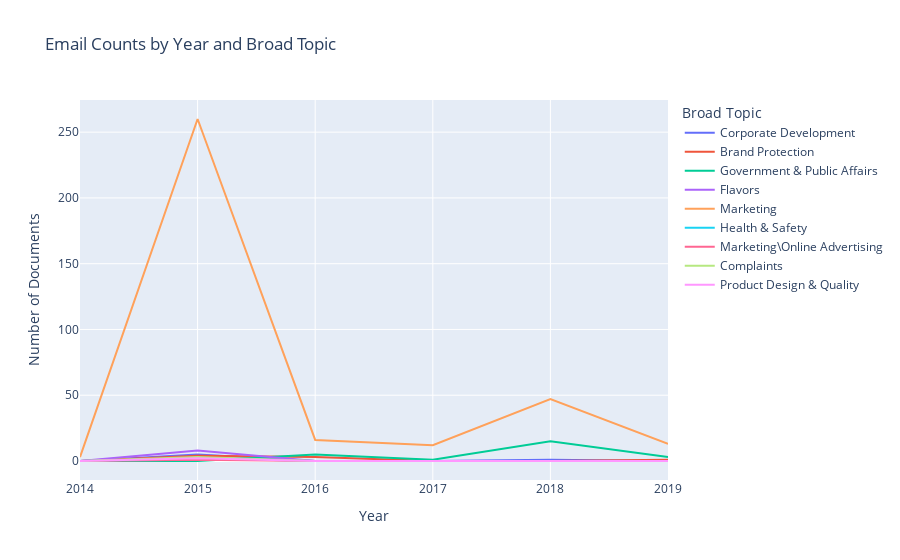

The notebook cell this image was saved under:
### Code cell
fig = go.Figure()

# Add a trace for each topic
for topic in yearly_topic_counts['assigned_topic'].unique():
    topic_data = yearly_topic_counts.filter(pl.col('assigned_topic') == topic)
    fig.add_trace(go.Scatter(x=topic_data['year'].cast(str), y=topic_data['document_count'],
                             mode='lines', name=topic))

# Layout - titles
fig.update_layout(
    title='Email Counts by Year and Broad Topic',
    xaxis_title='Year',
    yaxis_title='Number of Documents',
    legend_title='Broad Topic')

fig.show()

### Figure 1 — Plotly figure (JSON) as saved in the notebook; plotly's stock layout.template omitted (floating-point values rounded to 4 significant figures)
{"data": [{"mode": "lines", "name": "Corporate Development", "type": "scatter", "x": ["2014", "2015", "2016", "2017", "2018", "2019"], "y": [0, 5, 0, 0, 1, 0]}, {"mode": "lines", "name": "Brand Protection", "type": "scatter", "x": ["2014", "2015", "2016", "2017", "2018", "2019"], "y": [0, 4, 3, 0, 0, 1]}, {"mode": "lines", "name": "Government & Public Affairs", "type": "scatter", "x": ["2014", "2015", "2016", "2017", "2018", "2019"], "y": [0, 0, 5, 1, 15, 3]}, {"mode": "lines", "name": "Flavors", "type": "scatter", "x": ["2014", "2015", "2016", "2017", "2018", "2019"], "y": [0, 8, 0, 0, 0, 0]}, {"mode": "lines", "name": "Marketing", "type": "scatter", "x": ["2014", "2015", "2016", "2017", "2018", "2019"], "y": [3, 260, 16, 12, 47, 13]}, {"mode": "lines", "name": "Health & Safety", "type": "scatter", "x": ["2014", "2015", "2016", "2017", "2018", "2019"], "y": [0, 2, 0, 0, 0, 0]}, {"mode": "lines", "name": "Marketing\\Online Advertising", "type": "scatter", "x": ["2014", "2015", "2016", "2017", "2018", "2019"], "y": [0, 1, 0, 0, 0, 0]}, {"mode": "lines", "name": "Complaints", "type": "scatter", "x": ["2014", "2015", "2016", "2017", "2018", "2019"], "y": [0, 3, 0, 0, 0, 0]}, {"mode": "lines", "name": "Product Design & Quality", "type": "scatter", "x": ["2014", "2015", "2016", "2017", "2018", "2019"], "y": [0, 2, 0, 0, 0, 0]}], "layout": {"legend": {"title": {"text": "Broad Topic"}}, "title": {"text": "Email Counts by Year and Broad Topic"}, "xaxis": {"title": {"text": "Year"}}, "yaxis": {"title": {"text": "Number of Documents"}}}}
